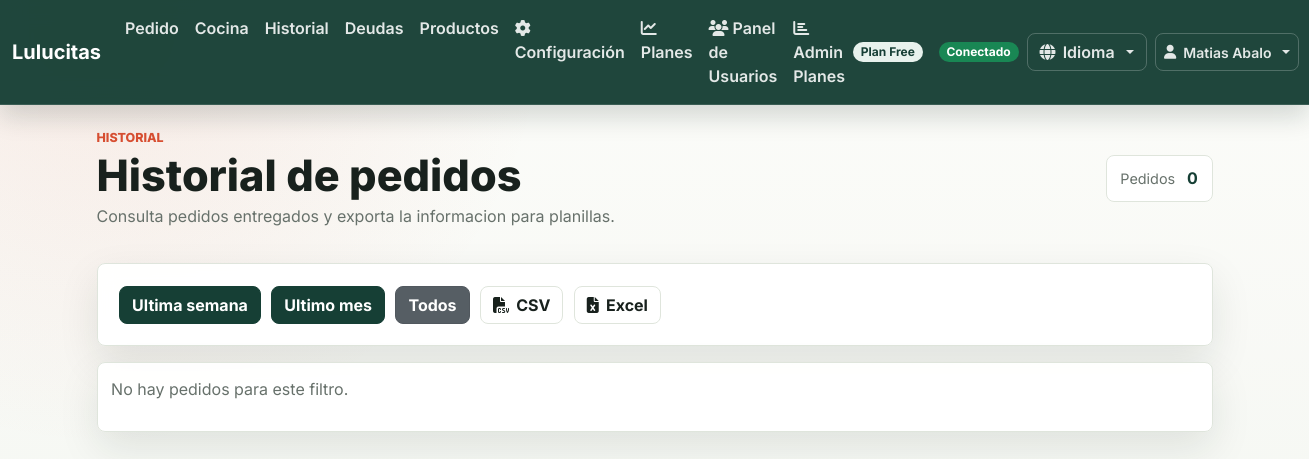
The page /historial (signed in) on the database its author committed.
### models.py (models this page shows, shortened)
class Restaurante(db.Model):
    id = db.Column(db.Integer, primary_key=True)
    nombre = db.Column(db.String(100), nullable=False)
    slug = db.Column(db.String(50), unique=True, nullable=False)
    direccion = db.Column(db.String(200))
    telefono = db.Column(db.String(20))
    email_contacto = db.Column(db.String(120))
    moneda = db.Column(db.String(10), default="$")
    zona_horaria = db.Column(db.String(50), default="America/Argentina/Buenos_Aires")
    plan = db.Column(db.String(20), default="free")
    fecha_creacion = db.Column(db.DateTime, default=datetime.now)
    activo = db.Column(db.Boolean, default=True)
    api_key = db.Column(db.String(64), unique=True)

class Usuario(UserMixin, db.Model):
    id = db.Column(db.Integer, primary_key=True)
    email = db.Column(db.String(120), unique=True, nullable=False)
    password_hash = db.Column(db.String(128))
    nombre = db.Column(db.String(100), nullable=False)
    es_admin = db.Column(db.Boolean, default=False)
    es_superadmin = db.Column(db.Boolean, default=False)
    activo = db.Column(db.Boolean, default=False)  # por defecto inactivo hasta confirmar email
    confirmado = db.Column(db.Boolean, default=False)
    token_confirmacion = db.Column(db.String(128), nullable=True)
    fecha_creacion = db.Column(db.DateTime, default=datetime.now)
    restaurante_id = db.Column(db.Integer, db.ForeignKey('restaurante.id'), nullable=True)
    restaurante = db.relationship('Restaurante', backref='usuarios')

### app.py (the view)
@app.route("/historial")
@login_required
def historial():
    restaurante_id = get_user_restaurante()
    filtro = request.args.get("filtro", "todos")
    pedidos_filtrados, pedidos_semana, pedidos_mes = obtener_pedidos_historial(restaurante_id, filtro)
    return render_template(
        "historial.html",
        pedidos=pedidos_filtrados,
        pedidos_semana=pedidos_semana,
        pedidos_mes=pedidos_mes,
        filtro=filtro
    )

### app.py (called while the page is built)
def get_locale():
    if 'language' in session:
        return session['language']
    return 'es'  # Idioma por defecto

@login_manager.user_loader
def load_user(user_id):
    try:
        return Usuario.query.get(int(user_id))
    except Exception as e:
        print(f"Error cargando usuario {user_id}: {e}")
        return None

def get_user_restaurante():
    if not current_user.is_authenticated:
        return None
    return current_user.restaurante_id

def obtener_pedidos_historial(restaurante_id, filtro):
    pedidos = Pedido.query.filter_by(restaurante_id=restaurante_id, estado="Entregado")\
                         .order_by(Pedido.fecha.desc()).all()
    fecha_inicio_semana = datetime.now() - timedelta(days=7)
    pedidos_semana = [p for p in pedidos if p.fecha >= fecha_inicio_semana]
    fecha_inicio_mes = datetime.now() - timedelta(days=30)
    pedidos_mes = [p for p in pedidos if p.fecha >= fecha_inicio_mes]
    if filtro == "semana":
        return pedidos_semana, pedidos_semana, pedidos_mes
    if filtro == "mes":
        return pedidos_mes, pedidos_semana, pedidos_mes
    return pedidos, pedidos_semana, pedidos_mes

### simple_translations.py (called while the page is built)
def get_translation(text, locale='es'):
    if locale in TRANSLATIONS and text in TRANSLATIONS[locale]:
        return TRANSLATIONS[locale][text]
    return text  # Retorna el texto original si no hay traducción

### templates/historial.html (shortened to what this page needs)
{% extends "base.html" %}
{% block content %}
<div class="app-dashboard history-page">
  <header class="page-heading">
    <div>
      <span class="section-label">Historial</span>
      <h1>{{ _('Historial de pedidos') }}</h1>
      <p>Consulta pedidos entregados y exporta la informacion para planillas.</p>
    </div>
    <div class="page-stats">
      <span>{{ _('Pedidos') }}</span>
      <strong>{{ pedidos|length }}</strong>
    </div>
  </header>
  <section class="surface history-toolbar">
    <div class="history-actions">
      <a href="{{ url_for('historial', filtro='semana') }}" class="btn btn-primary {% if filtro == 'semana' %}active{% endif %}">{{ _('Ultima semana') }}</a>
      <a href="{{ url_for('historial', filtro='mes') }}" class="btn btn-primary {% if filtro == 'mes' %}active{% endif %}">{{ _('Ultimo mes') }}</a>
      <a href="{{ url_for('historial', filtro='todos') }}" class="btn btn-secondary {% if filtro == 'todos' %}active{% endif %}">{{ _('Todos') }}</a>
      <a href="{{ url_for('exportar_historial_csv', filtro=filtro) }}" class="btn btn-outline-dark">
        <i class="fas fa-file-csv"></i> CSV
      </a>
      <a href="{{ url_for('exportar_historial_excel', filtro=filtro) }}" class="btn btn-outline-dark">
        <i class="fas fa-file-excel"></i> Excel
      </a>
    </div>
  </section>
  <section class="surface active-orders">
    <div class="row g-3">
    {% for pedido in pedidos %}
      <div class="col-12 col-md-6 col-lg-4">
        <div class="order-card historial-card"
             data-mesa="{{ pedido.mesa or '' }}"
             data-nombre="{{ pedido.nombre_cliente or '' }}"
             data-direccion="{{ pedido.direccion_cliente or '' }}"
             data-metodo_pago="{{ pedido.metodo_pago }}"
             data-fecha="{{ pedido.fecha.strftime('%d/%m/%Y %H:%M') }}"
             data-ticket="{{ pedido.ticket_numero or '' }}"
             data-titular="{{ pedido.titular or '' }}"
             data-transferencia_nombre="{{ pedido.transferencia_nombre or '' }}"
             data-transferencia="{{ pedido.transferencia_info or '' }}"
             data-deuda="{{ pedido.deuda_nombre or '' }}">
          <div class="order-card-head">
            <strong>
              {% if pedido.tipo_consumo == 'Local' %}
                {{ _('Mesa') }} {{ pedido.mesa }}
              {% else %}
                {{ pedido.nombre_cliente or pedido.deuda_nombre or pedido.transferencia_nombre }}
              {% endif %}
            </strong>
            <span class="status-chip">{{ pedido.metodo_pago }}</span>
          </div>
          <small class="history-date">{{ pedido.fecha.strftime('%d/%m/%Y %H:%M') }}</small>
          <ul class="list-group list-group-flush order-items">
            {% for item in pedido.items %}
              <li class="list-group-item">
                <span>{% if item.cantidad > 1 %}{{ item.cantidad }}x {% endif %}{{ item.producto.nombre }}</span>
                <strong>${{ item.producto.precio * item.cantidad }}</strong>
              </li>
            {% endfor %}
          </ul>
          <div class="order-total">
            <span>Total</span>
            <strong>${{ pedido.total }}</strong>
          </div>
        </div>
      </div>
    {% else %}
      <p class="empty-state">{{ _('No hay pedidos para este filtro.') }}</p>
    {% endfor %}
    </div>
  </section>
</div>
{% endblock %}

### templates/base.html (shortened to what this page needs)
<!DOCTYPE html>
<html lang="es">
<head>
    <link rel="stylesheet" href="https://cdn.jsdelivr.net/npm/bootstrap@5.3.2/dist/css/bootstrap.min.css">
    <link rel="stylesheet" href="{{ url_for('static', filename='style.css') }}">
</head>
<body class="{% block body_class %}{% endblock %}">
<nav id="main-navbar" class="navbar navbar-expand-lg navbar-verde">
  <div class="container-fluid">
    <a class="navbar-brand fw-bold" href="{{ url_for('index_redirect') }}">
      {% if current_restaurante %}{{ current_restaurante.nombre }}{% else %}Resto App{% endif %}
    </a>
    <div class="collapse navbar-collapse" id="navbarMain">
      {% if current_user.is_authenticated %}
      <ul class="navbar-nav me-auto mb-2 mb-lg-0">
        <li class="nav-item"><a class="nav-link" href="{{ url_for('index_redirect') }}">{{ _('Pedido') }}</a></li>
        <li class="nav-item"><a class="nav-link" href="{{ url_for('cocina') }}">{{ _('Cocina') }}</a></li>
        <li class="nav-item"><a class="nav-link" href="{{ url_for('historial') }}">{{ _('Historial') }}</a></li>
        <li class="nav-item"><a class="nav-link" href="{{ url_for('deudas') }}">{{ _('Deudas') }}</a></li>
        <li class="nav-item"><a class="nav-link" href="{{ url_for('productos') }}">{{ _('Productos') }}</a></li>
        <li class="nav-item">
          <a class="nav-link" href="{{ url_for('auth.configuracion') }}">
            <i class="fas fa-cog"></i> {{ _('Configuración') }}
          </a>
        </li>
        <li class="nav-item">
          <a class="nav-link" href="{{ url_for('auth.planes') }}">
            <i class="fas fa-chart-line"></i> {{ _('Planes') }}
          </a>
        </li>
        {% if current_user.es_superadmin %}
        <li class="nav-item">
          <a class="nav-link" href="{{ url_for('auth.admin_usuarios') }}">
            <i class="fas fa-users"></i> {{ _('Panel de Usuarios') }}
          </a>
        </li>
        <li class="nav-item">
          <a class="nav-link" href="{{ url_for('auth.admin_planes') }}">
            <i class="fas fa-chart-bar"></i> {{ _('Admin Planes') }}
          </a>
        </li>
        {% endif %}
      </ul>
      <span class="badge bg-info me-3">{{ _('Plan') }} {{ current_restaurante.plan|title }}</span>
      <div class="d-flex align-items-center gap-2">
        <span id="pwa-status" class="badge bg-secondary">{{ _('Conectado') }}</span>
        <div class="dropdown">
          <button class="btn btn-outline-light dropdown-toggle" type="button" data-bs-toggle="dropdown" title="{{ _('Cambiar idioma') }}">
            <i class="fas fa-globe"></i> {{ _('Idioma') }}
          </button>
        </div>
        <div class="dropdown">
          <button class="btn btn-outline-light dropdown-toggle btn-sm" type="button" data-bs-toggle="dropdown">
            <i class="fas fa-user"></i> {{ current_user.nombre }}
          </button>
        </div>
      </div>
      {% endif %}
    </div>
  </div>
</nav>
<main id="main-content" class="{% block main_class %}container my-4{% endblock %}">
  {% block content %}{% endblock %}
</main>
</body>
</html>

### static/style.css (style rules this page uses)
:root { --bg: #f7f8f4; --surface: #ffffff; --surface-soft: #f1f4ec; --ink: #18211d; --muted: #67716b; --line: #dfe5dc; --primary: #163f35; --primary-2: #21624f; --accent: #d84f32; --amber: #d69b2d; --success: #2f7d50; --danger: #9f2f2f; --shadow: 0 16px 40px rgba(21, 42, 34, .10); --radius: 8px; }
* { box-sizing: border-box; }
html { min-height: 100%; }
body { min-height: 100vh; margin: 0; background: radial-gradient(circle at 8% 0%, rgba(216, 79, 50, .10), transparent 28rem), linear-gradient(180deg, rgba(251, 252, 248, .78) 0%, rgba(247, 248, 244, .84) 42%, rgba(238, 244, 236, .86) 100%), url("/static/hero-food-bg.png") center / cover fixed no-repeat; color: var(--ink); font-family: "Inter", Arial, sans-serif; letter-spacing: 0; }
a { color: var(--primary-2); text-decoration: none; }
.navbar-verde { background: rgba(22, 63, 53, .96); border-bottom: 1px solid rgba(255, 255, 255, .12); box-shadow: 0 12px 24px rgba(14, 35, 28, .16); backdrop-filter: blur(12px); }
.navbar-verde .navbar-brand { color: #fff !important; font-weight: 800; letter-spacing: 0; }
.navbar-verde .navbar-nav .nav-link, .navbar-verde .dropdown-toggle, .navbar-verde .btn-outline-light { color: rgba(255, 255, 255, .88) !important; border-color: rgba(255, 255, 255, .22); font-weight: 600; }
.btn { border-radius: var(--radius); font-weight: 700; letter-spacing: 0; min-height: 38px; display: inline-flex; align-items: center; justify-content: center; gap: .45rem; }
.btn-primary, .btn-primary:active, .btn-primary:focus { background: var(--primary) !important; border-color: var(--primary) !important; color: #fff !important; }
.btn-outline-dark { border-color: var(--line); color: var(--ink); background: #fff; }
.badge { border-radius: 999px; font-weight: 700; }
.badge.bg-info { background: #e8f2ed !important; color: var(--primary) !important; }
.surface, .card, .modal-content { background: rgba(255, 255, 255, .94); border: 1px solid var(--line); border-radius: var(--radius); box-shadow: var(--shadow); backdrop-filter: blur(10px); }
.section-label { color: var(--accent); display: block; font-size: .78rem; font-weight: 800; margin-bottom: .25rem; text-transform: uppercase; }
.section-heading h2, .section-heading h1, .page-heading h1 { color: var(--ink); font-weight: 800; letter-spacing: 0; line-height: 1.08; margin: 0; }
.section-heading p, .page-heading p { color: var(--muted); margin: .35rem 0 0; }
.page-heading { align-items: center; display: flex; justify-content: space-between; gap: 1rem; margin-bottom: 1.2rem; }
.page-heading h1 { font-size: clamp(1.8rem, 4vw, 2.7rem); }
.page-stats { align-items: center; background: rgba(255, 255, 255, .92); border: 1px solid var(--line); border-radius: var(--radius); display: flex; gap: .75rem; padding: .65rem .85rem; white-space: nowrap; }
.page-stats span { color: var(--muted); font-size: .9rem; }
.page-stats strong { color: var(--primary); }
.app-dashboard { display: grid; gap: 1rem; }
.order-form, .product-picker, .active-orders, .product-admin { padding: clamp(1rem, 2vw, 1.35rem); }
.empty-state { color: var(--muted); margin: 0; padding: .5rem 0; }
.history-toolbar, .debt-admin { padding: clamp(1rem, 2vw, 1.35rem); }
.history-actions { display: flex; flex-wrap: wrap; gap: .65rem; }

### rows shown on the page
Restaurante: nombre "Lulucitas", plan "Free"
Usuario: nombre "Matias Abalo"

### other values the page prints
{{ pedidos|length }} "0"
